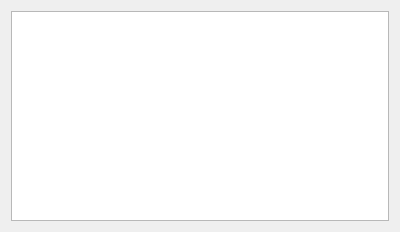
<?xml version="1.0" encoding="UTF-8"?>
<ui version="4.0">
 <class>CFrmWakeOnLan</class>
 <widget class="QWidget" name="CFrmWakeOnLan">
  <property name="geometry">
   <rect>
    <x>0</x>
    <y>0</y>
    <width>400</width>
    <height>232</height>
   </rect>
  </property>
  <property name="windowTitle">
   <string>Wake on lan</string>
  </property>
  <layout class="QGridLayout" name="gridLayout">
   <item row="0" column="0">
    <widget class="QTableView" name="tableView">
     <property name="sortingEnabled">
      <bool>false</bool>
     </property>
    </widget>
   </item>
  </layout>
 </widget>
 <resources/>
 <connections/>
</ui>
